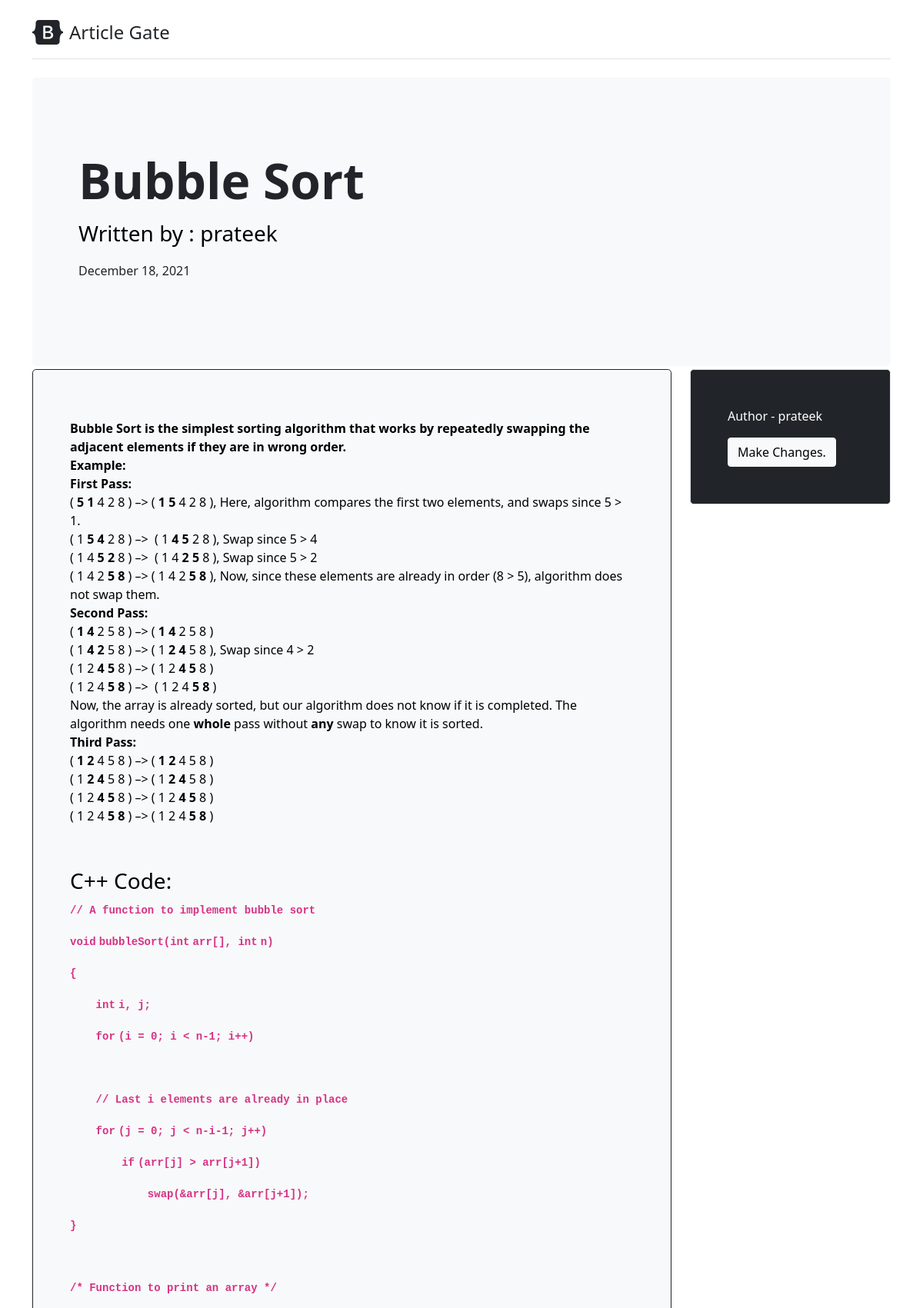
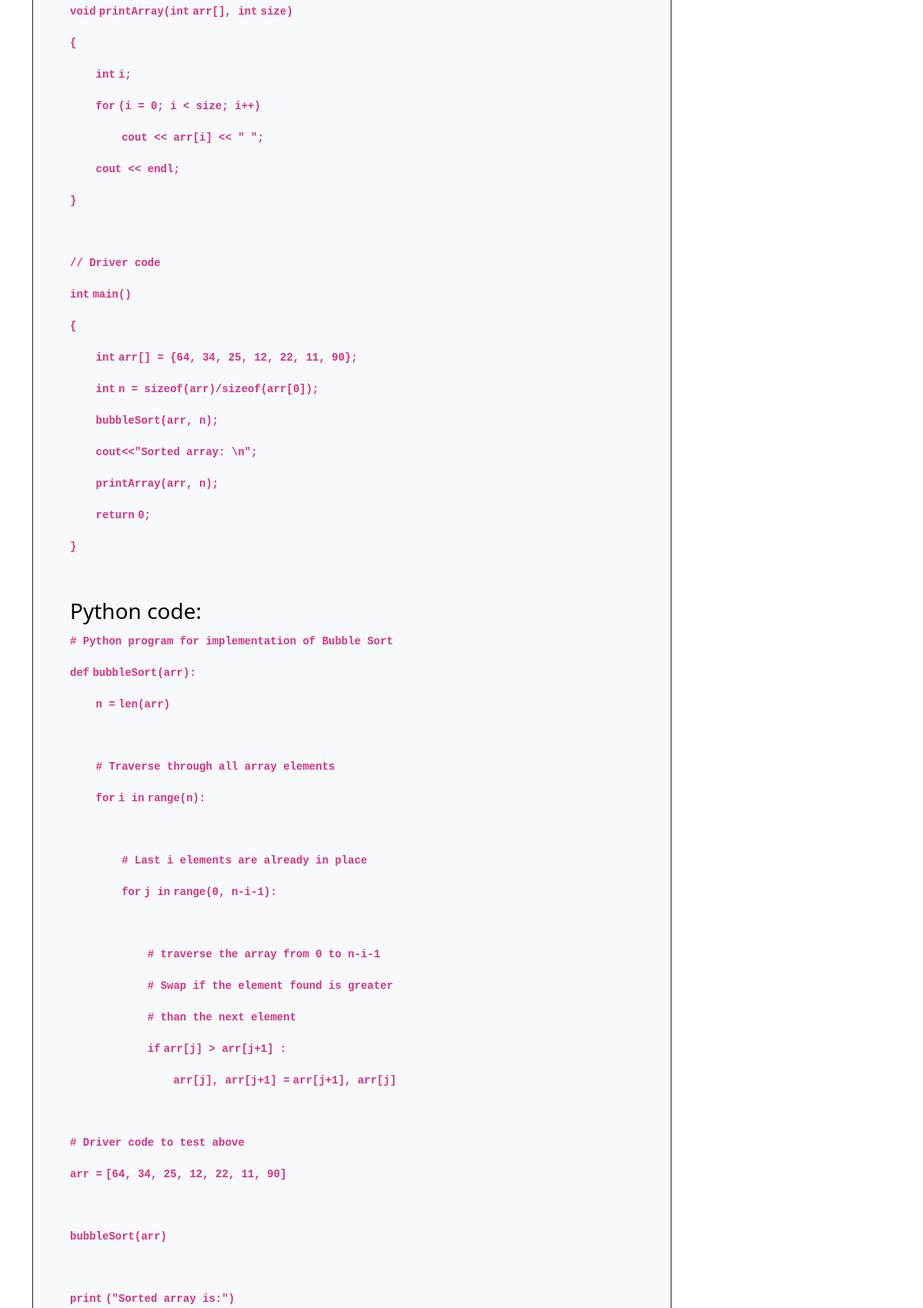
The page /article/Bubble Sort /49/ (upper part) on the database its author committed (2 pictures, top to bottom).
### article/models.py (models this page shows, shortened)
class Post(models.Model):
    title = models.CharField(max_length=50)
    about = models.CharField(default="",max_length=200)
    content = RichTextField(blank=True, null=True)
    author = models.ForeignKey(User, on_delete=models.CASCADE, blank=True, null=True)
    date_posted = models.DateTimeField(default=timezone.now)
    likes = models.IntegerField(default=0)
    views = models.IntegerField(default=0)
    tags  = models.CharField(default="",max_length=150)

### article/views.py (the view, shortened to what this page needs)
# urls.py: path('article/<str:title>/<int:article_id>/',views.fullArticle, name='fullArticle'),
def fullArticle(request,title,article_id):
    post = Post.objects.get(id=article_id)
    comments = post.comment_set.order_by('-date_posted')
    context = {
        'post':post,
        'comments':comments,
        }
    return render(request, 'article/full_article1.html', context=context)

### article/templates/article/full_article1.html (shortened to what this page needs)
<!DOCTYPE html>
<html lang="en">
<head>
    <link href="https://cdn.jsdelivr.net/npm/bootstrap@5.1.3/dist/css/bootstrap.min.css" rel="stylesheet"
>
</head>
<body>
    <main>
        <div class="container py-4">
            <header class="pb-3 mb-4 border-bottom">
                <a href="/" class="d-flex align-items-center text-dark text-decoration-none">
                    <span class="fs-4">Article Gate</span>
                </a>
            </header>
            <div class="p-5 mb-1 bg-light rounded-3">
                <div class="container-fluid py-5">
                    <h1 class="display-3 fw-bold">{{ post.title }}</h1>
                    <a href="{% url 'article:viewProfile' post.author %}" style="text-decoration: none; color: black;"> <p class="col-md-8 fs-3">Written by : {{ post.author }}</p> </a>
                    <p class="col-md-8 fs-6">{{ post.date_posted|date:"F d, Y" }}</p>
                </div>
            </div>
            <div class="row align-items-md-stretch">
                <div class="col-md-9 ">
                    <div class="h-100 p-5 text-black bg-light rounded-3 border border-dark">
                        <p class="fs-5 " style="text-align: justify;">
                            <span class="fw-bold"> {{ post.content|safe }} </span>
                            </p>
                    </div>
                </div>
                <div class="col-md-3">
                    <div class="h-10 p-5 bg-dark border rounded-3">
                        <p class="text-white">
                            Author - {{ post.author }}
                        </p>
                        <button type="button" class="btn btn-light"><a href="{% url 'article:editArticle' post.title post.id %}" style="text-decoration: none; color: black;">Make Changes.</a></button>
                    </div>
                </div>
            </div>
        </div>
    </main>
</body>
</html>

### rows shown on the page
Post: title "Bubble Sort", author "prateek", date_posted "December 18, 2021", content "Bubble Sort is the simplest sorting algorithm that works by repeatedly swapping the adjacent elements if they are in wrong order. Example: First Pass: ( 5 1 4 2 8 ) –> ( 1 5 4 2 8 ), Here, algorithm compares the first two elements, and swaps since 5 > 1. ( 1 5 4 2 8 ) –> ( 1 4 5 2 8 ), Swap since 5 > 4 ( 1 4 5 2 8 ) –> ( 1 4 2 5 8 ), Swap since 5 > 2 ( 1 4 2 5 8 ) –> ( 1 4 2 5 8 ), Now, since these elements are already in order (8 > 5), algorithm does not swap them. Second Pass: ( 1 4 2 5 8 ) –> ( 1 4 2 5 8 ) ( 1 4 2 5 8 ) –> ( 1 2 4 5 8 ), Swap since 4 > 2 ( 1 2 4 5 8 ) –> ( 1 2 4 5 8 ) ( 1 2 4 5 8 ) –> ( 1 2 4 5 8 ) Now, the array is already sorted, but our algorithm does not know if it…"
